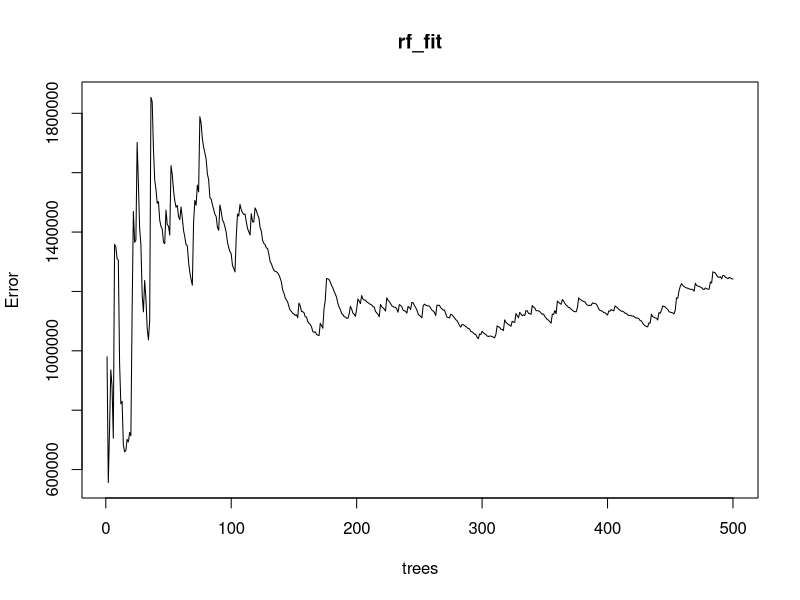
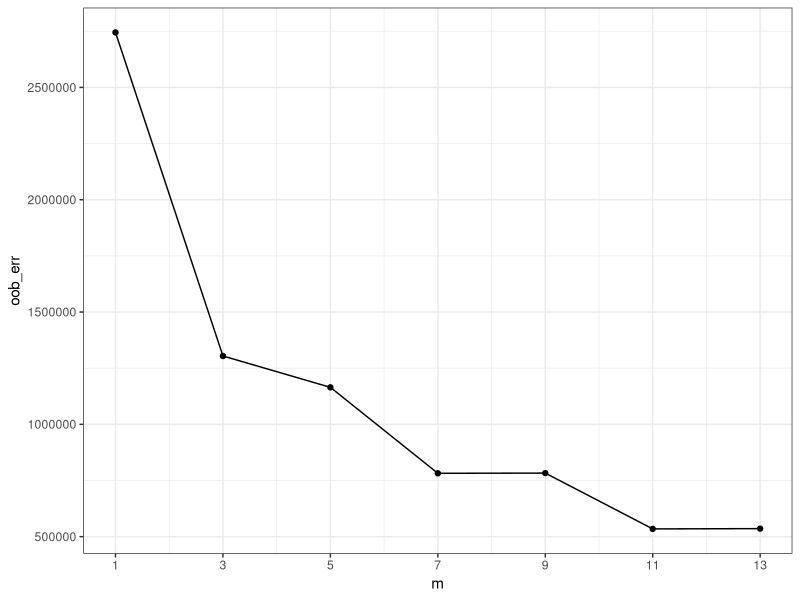
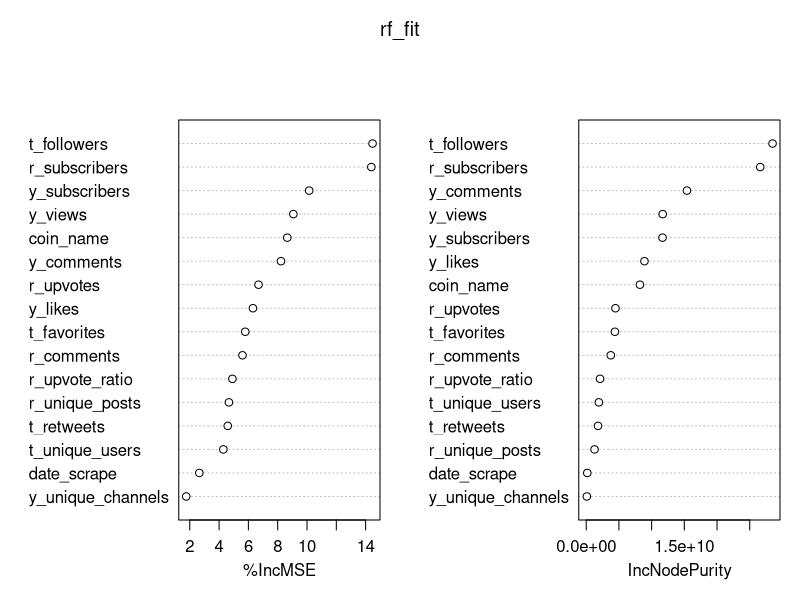
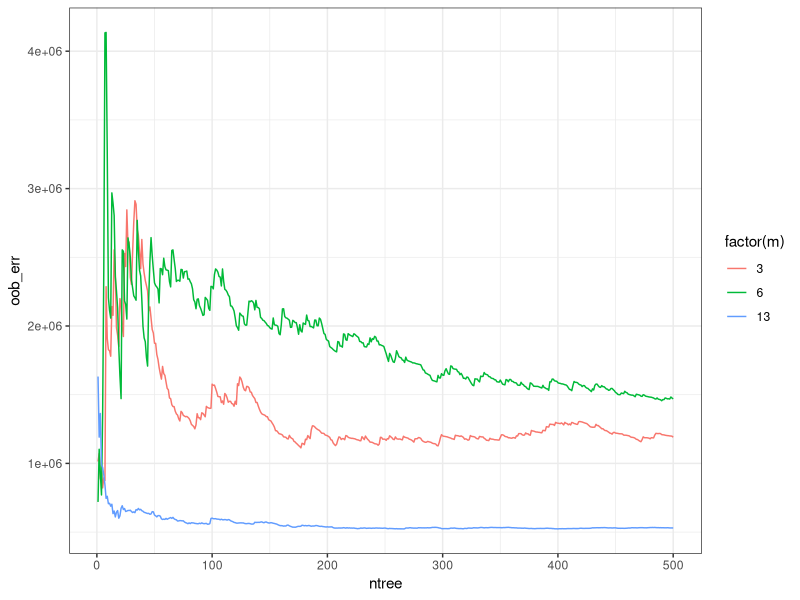

These figures' R source, in order:
## ---- chunk 1
#get libraries
library(randomForest)   
library(tidyverse)
## ---- chunk 2
# read in the train data for random forest fitting
crypto_train = read_csv("../Data/clean/crypto_train.csv")

rf_fit = randomForest(price ~ ., data = crypto_train)
rf_error_plot = plot(rf_fit)

## ---- chunk 3
rf_3 = randomForest(price ~ ., mtry = 3, data = crypto_train)
rf_6 = randomForest(price ~ ., mtry = 6, data = crypto_train)
rf_13 = randomForest(price ~ ., mtry = 13, data = crypto_train)
## ---- chunk 4
#extracting OOB errors
oob_errors = bind_rows(
  tibble(ntree = 1:500, oob_err = rf_3$mse, m = 3),
  tibble(ntree = 1:500, oob_err = rf_6$mse, m = 6),
  tibble(ntree = 1:500, oob_err = rf_13$mse, m = 13)
)
oob_errors  
## ---- chunk 5
#plotting oob errors
oob_errors_plot = oob_errors %>%
  ggplot(aes(x = ntree, y = oob_err, colour = factor(m))) +
  geom_line() + theme_bw()

ggsave(filename = "../Results/oob-errors-plot.png", 
       plot = oob_errors_plot, 
       device = "png", 
       width = 5, 
       height = 3)
## ---- chunk 6
# might want to cache this chunk!
mvalues = seq(1,13, by = 2)
oob_errors = numeric(length(mvalues))
ntree = 500
for(idx in 1:length(mvalues)){
  m = mvalues[idx]
  rf_fit = randomForest(price ~ ., mtry = m, data = crypto_train)
  oob_errors[idx] = rf_fit$mse[ntree]
}

tibble(m = mvalues, oob_err = oob_errors) %>%
  ggplot(aes(x = m, y = oob_err)) + 
  geom_line() + geom_point() + 
  scale_x_continuous(breaks = mvalues) +
  theme_bw()

## ---- chunk 7
rf_fit = randomForest(price ~ ., mtry = 3, importance = TRUE, data = crypto_train)
varImpPlot(rf_fit)
importance(rf_fit)
## ---- chunk 8
#loading test data
crypto_test = read_csv("../Data/clean/crypto_test.csv")
rf_predictions = predict(rf_fit, newdata = crypto_test)
## ---- chunk 9
mean((rf_predictions - crypto_test$price)^2)
